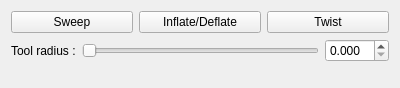
<?xml version="1.0" encoding="UTF-8"?>
<ui version="4.0">
 <class>ToolsDialog</class>
 <widget class="QDialog" name="ToolsDialog">
  <property name="geometry">
   <rect>
    <x>0</x>
    <y>0</y>
    <width>400</width>
    <height>88</height>
   </rect>
  </property>
  <property name="windowTitle">
   <string>Tools</string>
  </property>
  <layout class="QGridLayout" name="gridLayout">
   <item row="5" column="1">
    <widget class="QSlider" name="radiusSlider">
     <property name="maximum">
      <number>100</number>
     </property>
     <property name="orientation">
      <enum>Qt::Horizontal</enum>
     </property>
    </widget>
   </item>
   <item row="5" column="0">
    <widget class="QLabel" name="radiusLabel">
     <property name="text">
      <string>Tool radius :</string>
     </property>
    </widget>
   </item>
   <item row="0" column="0" colspan="3">
    <layout class="QHBoxLayout" name="horizontalLayout">
     <item>
      <widget class="QPushButton" name="sweepButton">
       <property name="text">
        <string>Sweep</string>
       </property>
       <property name="checkable">
        <bool>true</bool>
       </property>
       <property name="autoDefault">
        <bool>false</bool>
       </property>
      </widget>
     </item>
     <item>
      <widget class="QPushButton" name="defInfButton">
       <property name="text">
        <string>Inflate/Deflate</string>
       </property>
       <property name="checkable">
        <bool>true</bool>
       </property>
       <property name="autoDefault">
        <bool>false</bool>
       </property>
      </widget>
     </item>
     <item>
      <widget class="QPushButton" name="twistButton">
       <property name="text">
        <string>Twist</string>
       </property>
       <property name="checkable">
        <bool>true</bool>
       </property>
       <property name="autoDefault">
        <bool>false</bool>
       </property>
      </widget>
     </item>
    </layout>
   </item>
   <item row="7" column="0" colspan="3">
    <spacer name="verticalSpacer">
     <property name="orientation">
      <enum>Qt::Vertical</enum>
     </property>
     <property name="sizeHint" stdset="0">
      <size>
       <width>20</width>
       <height>40</height>
      </size>
     </property>
    </spacer>
   </item>
   <item row="5" column="2">
    <widget class="QDoubleSpinBox" name="radiusSpinBox">
     <property name="decimals">
      <number>3</number>
     </property>
    </widget>
   </item>
  </layout>
 </widget>
 <resources/>
 <connections/>
</ui>
